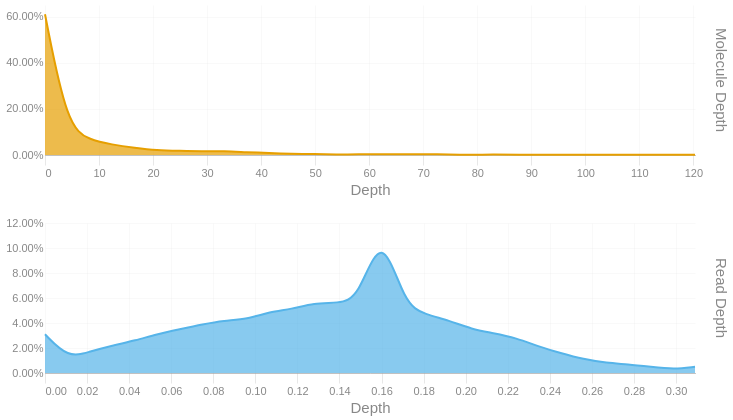

This figure's notebook cell:
### Code cell
readdep = depth_hist(tb['Read Depth'], q99, 3)
readdep = readdep.with_columns(pl.lit('Read Depth').alias('Metric'))
if not SKIPLR:
    moldep = depth_hist(tb['Molecule Depth'], mol_q99, 1)
    moldep = moldep.with_columns(pl.lit('Molecule Depth').alias('Metric'))
    _hist = pl.concat([readdep, moldep])
    _hist = _hist.filter(pl.col('Proportion') != 0)
    with SafeRender(_hist):
        (
            alt.Chart(_hist)        
            .mark_area(interpolate = "basis")
            .encode(
                x=alt.X('Bin:Q').scale(domainMin=0).axis(alt.Axis(title='Depth')),
                y = alt.Y('Proportion:Q', title = None).axis(format = '.2%'),
                color = alt.Color('Metric:N').legend(None),
                row = alt.Row("Metric:N").header(title = None, labelOrient = 'right'),
                tooltip = [
                    alt.Tooltip("Metric:N", title = "Metric"),
                    alt.Tooltip('Interval:N', title = "Depth Interval"),
                    alt.Tooltip('Proportion:Q', title = "% Alignments").format('.2%')
                ]
            )
            .resolve_scale(x='independent', y='independent')
            .properties(
                height = 150, width = 650,
                usermeta={'embedOptions': {'downloadFileName': f'{samplename}.depth.hist'}}
            )
        ).display()
else:
    readdep = readdep.filter(pl.col('Proportion') != 0)
    with SafeRender(readdep):
        (
            alt.Chart(readdep)        
            .mark_area(interpolate = "basis")
            .encode(
                x=alt.X('Bin:Q').scale(domainMin=0).axis(alt.Axis(title='Depth')),
                y = alt.Y('Proportion:Q', title = None).axis(format = '.2%'),
                tooltip = [
                    alt.Tooltip('Interval:N', title = "Depth Interval"),
                    alt.Tooltip('Proportion:Q', title = "% Alignments").format('.2%')
                ]
            )
            .properties(
                usermeta={'embedOptions': {'downloadFileName': f'{samplename}.depth.hist'}}
            )
        ).display()

### Figure 1 — Vega-Lite specification as saved in the notebook (floating-point values rounded to 4 significant figures)
{"width": 650, "height": 150, "config": {"title": {"anchor": "start", "dy": -15, "fontSize": 18, "color": "#888888", "subtitleColor": "#888888", "subtitleFontSize": 14}, "arc": {"fill": "#0072B2"}, "axis": {"domainColor": "#888888", "domainWidth": 0.5, "gridWidth": 0.2, "grid": false, "titleFontWeight": 400, "titleFontSize": 15, "labelFontSize": 11, "labelColor": "#888888", "tickColor": "#888888", "tickWidth": 0.2, "titleColor": "#888888"}, "axisBand": {"grid": false}, "axisX": {"grid": true, "tickSize": 10, "domainCap": "round"}, "axisY": {"domain": false, "grid": true, "tickSize": 0, "domainCap": "round"}, "background": "transparent", "header": {"labelFontSize": 15, "labelColor": "#888888", "titleFontSize": 15, "titleFontWeight": 600, "titleColor": "#888888"}, "legend": {"labelFont": "sans-serif", "labelFontSize": 12, "labelColor": "#888888", "symbolSize": 100, "symbolType": "circle", "titleFontSize": 12, "titlePadding": 10, "titleColor": "#888888", "title": null}, "range": {"category": ["#E69F00", "#56B4E9", "#009E73", "#F0E442", "#0072B2", "#D55E00", "#CC79A7", "#000000"], "diverging": ["#cfe8f3", "#a2d4ec", "#73bfe2", "#46abdb", "#1696d2", "#12719e"]}, "area": {"fill": "#0072B2", "fillOpacity": 0.7, "line": true, "strokeOpacity": 0.7}, "line": {"color": "#0072B2", "stroke": "#0072B2", "strokeWidth": 2}, "trail": {"color": "#0072B2", "stroke": "#0072B2", "strokeWidth": 0, "size": 1}, "point": {"filled": true, "fillOpacity": 1.0, "size": 95}, "text": {"color": "#888888", "fontSize": 11, "align": "right", "fontWeight": 400, "size": 11}, "bar": {"fill": "#0072B2", "stroke": null}, "view": {"stroke": null, "continuousWidth": 660, "continuousHeight": 400}}, "data": {"name": "data-99dadb214b30f4fcebf3c2878344da75"}, "mark": {"type": "area", "interpolate": "basis"}, "encoding": {"color": {"field": "Metric", "legend": null, "type": "nominal"}, "row": {"field": "Metric", "header": {"title": null, "labelOrient": "right"}, "type": "nominal"}, "tooltip": [{"field": "Metric", "title": "Metric", "type": "nominal"}, {"field": "Interval", "title": "Depth Interval", "type": "nominal"}, {"field": "Proportion", "format": ".2%", "title": "% Alignments", "type": "quantitative"}], "x": {"axis": {"title": "Depth"}, "field": "Bin", "scale": {"domainMin": 0}, "type": "quantitative"}, "y": {"axis": {"format": ".2%"}, "field": "Proportion", "title": null, "type": "quantitative"}}, "resolve": {"scale": {"x": "independent", "y": "independent"}}, "usermeta": {"embedOptions": {"downloadFileName": "S6_Annis_4797.depth.hist"}}, "$schema": "https://vega.github.io/schema/vega-lite/v6.1.0.json", "datasets": {"data-99dadb214b30f4fcebf3c2878344da75": [{"Bin": 0.0, "Interval": "0.0-0.011", "Proportion": 0.031, "Metric": "Read Depth"}, {"Bin": 0.011, "Interval": "0.011-0.021", "Proportion": 0.012, "Metric": "Read Depth"}, {"Bin": 0.021, "Interval": "0.021-0.032", "Proportion": 0.017, "Metric": "Read Depth"}, {"Bin": 0.032, "Interval": "0.032-0.043", "Proportion": 0.022, "Metric": "Read Depth"}, {"Bin": 0.043, "Interval": "0.043-0.053", "Proportion": 0.026, "Metric": "Read Depth"}, {"Bin": 0.053, "Interval": "0.053-0.064", "Proportion": 0.031, "Metric": "Read Depth"}, {"Bin": 0.064, "Interval": "0.064-0.075", "Proportion": 0.035, "Metric": "Read Depth"}, {"Bin": 0.075, "Interval": "0.075-0.085", "Proportion": 0.039, "Metric": "Read Depth"}, {"Bin": 0.085, "Interval": "0.085-0.096", "Proportion": 0.042, "Metric": "Read Depth"}, {"Bin": 0.096, "Interval": "0.096-0.107", "Proportion": 0.043, "Metric": "Read Depth"}, {"Bin": 0.107, "Interval": "0.107-0.117", "Proportion": 0.049, "Metric": "Read Depth"}, {"Bin": 0.117, "Interval": "0.117-0.128", "Proportion": 0.051, "Metric": "Read Depth"}, {"Bin": 0.128, "Interval": "0.128-0.139", "Proportion": 0.056, "Metric": "Read Depth"}, {"Bin": 0.139, "Interval": "0.139-0.149", "Proportion": 0.056, "Metric": "Read Depth"}, {"Bin": 0.149, "Interval": "0.149-0.16", "Proportion": 0.059, "Metric": "Read Depth"}, {"Bin": 0.16, "Interval": "0.16-0.171", "Proportion": 0.116, "Metric": "Read Depth"}, {"Bin": 0.171, "Interval": "0.171-0.181", "Proportion": 0.054, "Metric": "Read Depth"}, {"Bin": 0.181, "Interval": "0.181-0.192", "Proportion": 0.047, "Metric": "Read Depth"}, {"Bin": 0.192, "Interval": "0.192-0.203", "Proportion": 0.042, "Metric": "Read Depth"}, {"Bin": 0.203, "Interval": "0.203-0.213", "Proportion": 0.035, "Metric": "Read Depth"}, {"Bin": 0.213, "Interval": "0.213-0.224", "Proportion": 0.032, "Metric": "Read Depth"}, {"Bin": 0.224, "Interval": "0.224-0.235", "Proportion": 0.028, "Metric": "Read Depth"}, {"Bin": 0.235, "Interval": "0.235-0.245", "Proportion": 0.021, "Metric": "Read Depth"}, {"Bin": 0.245, "Interval": "0.245-0.256", "Proportion": 0.016, "Metric": "Read Depth"}, {"Bin": 0.256, "Interval": "0.256-0.267", "Proportion": 0.011, "Metric": "Read Depth"}, {"Bin": 0.267, "Interval": "0.267-0.277", "Proportion": 0.008, "Metric": "Read Depth"}, {"Bin": 0.277, "Interval": "0.277-0.288", "Proportion": 0.007, "Metric": "Read Depth"}, {"Bin": 0.288, "Interval": "0.288-0.299", "Proportion": 0.005, "Metric": "Read Depth"}, {"Bin": 0.299, "Interval": "0.299-0.309", "Proportion": 0.003, "Metric": "Read Depth"}, {"Bin": 0.309, "Interval": "0.309-0.32", "Proportion": 0.005, "Metric": "Read Depth"}, {"Bin": 0.0, "Interval": "0.0-4.1", "Proportion": 0.61, "Metric": "Molecule Depth"}, {"Bin": 4.1, "Interval": "4.1-8.3", "Proportion": 0.123, "Metric": "Molecule Depth"}, {"Bin": 8.3, "Interval": "8.3-12.4", "Proportion": 0.065, "Metric": "Molecule Depth"}, {"Bin": 12.4, "Interval": "12.4-16.6", "Proportion": 0.045, "Metric": "Molecule Depth"}, {"Bin": 16.6, "Interval": "16.6-20.7", "Proportion": 0.031, "Metric": "Molecule Depth"}, {"Bin": 20.7, "Interval": "20.7-24.9", "Proportion": 0.02, "Metric": "Molecule Depth"}, {"Bin": 24.9, "Interval": "24.9-29.0", "Proportion": 0.018, "Metric": "Molecule Depth"}, {"Bin": 29.0, "Interval": "29.0-33.2", "Proportion": 0.016, "Metric": "Molecule Depth"}, {"Bin": 33.2, "Interval": "33.2-37.3", "Proportion": 0.017, "Metric": "Molecule Depth"}, {"Bin": 37.3, "Interval": "37.3-41.5", "Proportion": 0.012, "Metric": "Molecule Depth"}, {"Bin": 41.5, "Interval": "41.5-45.6", "Proportion": 0.009, "Metric": "Molecule Depth"}, {"Bin": 45.6, "Interval": "45.6-49.8", "Proportion": 0.005, "Metric": "Molecule Depth"}, {"Bin": 49.8, "Interval": "49.8-53.9", "Proportion": 0.004, "Metric": "Molecule Depth"}, {"Bin": 53.9, "Interval": "53.9-58.1", "Proportion": 0.002, "Metric": "Molecule Depth"}, {"Bin": 58.1, "Interval": "58.1-62.2", "Proportion": 0.003, "Metric": "Molecule Depth"}, {"Bin": 62.2, "Interval": "62.2-66.4", "Proportion": 0.003, "Metric": "Molecule Depth"}, {"Bin": 66.4, "Interval": "66.4-70.5", "Proportion": 0.003, "Metric": "Molecule Depth"}, {"Bin": 70.5, "Interval": "70.5-74.7", "Proportion": 0.004, "Metric": "Molecule Depth"}, {"Bin": 74.7, "Interval": "74.7-78.8", "Proportion": 0.002, "Metric": "Molecule Depth"}, {"Bin": 78.8, "Interval": "78.8-83.0", "Proportion": 0.001, "Metric": "Molecule Depth"}, {"Bin": 83.0, "Interval": "83.0-87.1", "Proportion": 0.002, "Metric": "Molecule Depth"}, {"Bin": 87.1, "Interval": "87.1-91.3", "Proportion": 0.001, "Metric": "Molecule Depth"}, {"Bin": 95.4, "Interval": "95.4-99.6", "Proportion": 0.001, "Metric": "Molecule Depth"}, {"Bin": 99.6, "Interval": "99.6-103.7", "Proportion": 0.001, "Metric": "Molecule Depth"}, {"Bin": 103.7, "Interval": "103.7-107.9", "Proportion": 0.001, "Metric": "Molecule Depth"}, {"Bin": 112.0, "Interval": "112.0-116.2", "Proportion": 0.001, "Metric": "Molecule Depth"}, {"Bin": 120.3, "Interval": "120.3-124.45", "Proportion": 0.001, "Metric": "Molecule Depth"}]}}
